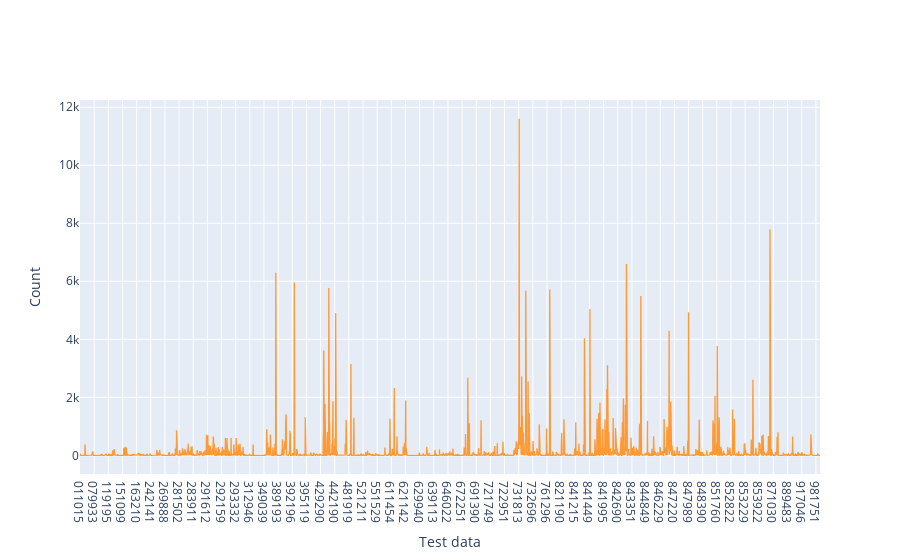

Notebook cell for this chart:
### Code cell
layout = go.Layout(xaxis_title="Test data", yaxis_title="Count", xaxis=dict(type='category'))
fig = test.iplot(kind = 'line', bins = 3243,layout=layout)

### Figure 1 — Plotly figure (JSON) as saved in the notebook; plotly's stock layout.template omitted (floating-point values rounded to 4 significant figures; data arrays with more than 128 entries replaced by an {"elided": "..."} marker saying what was removed)
{"data": [{"line": {"color": "rgba(255, 153, 51, 1.0)", "dash": "solid", "shape": "linear", "width": 1.3}, "mode": "lines", "name": "description_text", "text": "", "type": "scatter", "x": {"elided": "3243 str values"}, "y": {"elided": "3243 int values"}}], "layout": {"xaxis": {"title": {"text": "Test data"}, "type": "category"}, "yaxis": {"title": {"text": "Count"}}}}
